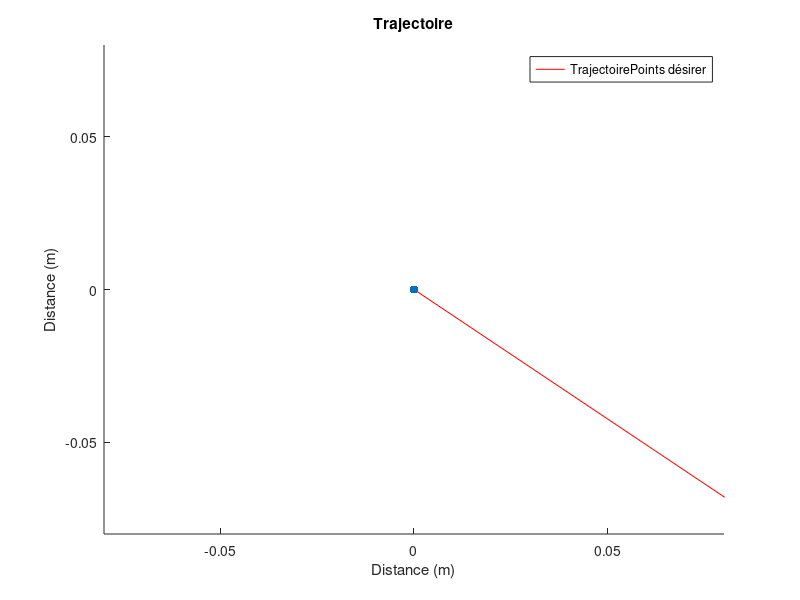

This figure's MATLAB source: (Note: this script raises an error after producing the figure.)
clc
close all
clear all

%% Information
% point 1 = (0,0)
% point 2 = (3,3)
% point 3 = (-3,3)
% point 4 = (-3,-3)
% point 5 = (3,-3)
% point 6 = (0,0)

%Variables
%Un huit en trajectoire
% OUT = [0.0/100  3.0/100   5.0/100   3.0/100  -3.0/100  -5.0/100  -3.0/100   0.0/100;
%        0.0/100  3.0/100   0.0/100  -3.0/100   3.0/100   0.0/100  -3.0/100   0.0/100]';

% OUT_Pos = [0.1375  3.0   0.1375  -3.0  -3.0  -3.0   3.0   0.1375;
%            0.1375  3.0   3.0   3.0   0.1375  -3.0  -3.0   0.1375]';

OUT = [0.0  3.0  -3.0  -3.0   3.0  3.0  -3.0   0.0;
       0.0  3.0   3.0  -3.0  -3.0  3.0   3.0   0.0]';


diviser = 1;
%Mettre en Cm
OUT = OUT./diviser;
%0.1375m milieu
%0.2750m max

Temps = linspace(1, 8, length(OUT(:,1)));
Position = (1:0.15:8);

%Pour les X
for n = 1:length(OUT(:,1))
    for nn = 1:length(OUT(:,1));
        C(nn, n) = (Temps(nn)).^(n-1);
    end
end

%Pour les Y
for n = 1:length(OUT(:,2))
    S(n,1) = OUT(n,2);
    S2(n,1) = OUT(n,1);
end

clear n nn

%Calcul de l'interpolation
A1 = pinv(C)*S;
A2 = pinv(C)*S2;

%x
H1 = A1(8).*Position.^7 + A1(7).*Position.^6 + A1(6).*Position.^5 + A1(5).*Position.^4 + A1(4).*Position.^3 + A1(3).*Position.^2 + A1(2).*Position + A1(1);
%y
H2 = A2(8).*Position.^7 + A2(7).*Position.^6 + A2(6).*Position.^5 + A2(5).*Position.^4 + A2(4).*Position.^3 + A2(3).*Position.^2 + A2(2).*Position + A2(1);

%Pour la longueur
%Finale B
Position2 = Position(2:end);
dH1 = 7*A1(8).*Position2.^6 + 6*A1(7).*Position2.^5 + 5*A1(6).*Position2.^4 + 4*A1(5).*Position2.^3 + 3*A1(4).*Position2.^2 + 2*A1(3).*Position2 + A1(2).*Position2;
dH2 = 7*A2(8).*Position2.^6 + 6*A2(7).*Position2.^5 + 5*A2(6).*Position2.^4 + 4*A2(5).*Position2.^3 + 3*A2(4).*Position2.^2 + 2*A2(3).*Position2 + A2(2).*Position2;
ans1_1 = sqrt(1+(dH1).^2);
ans1_2 = sqrt(1+(dH2).^2);
%Depart A
Position2 = Position(1:end-1);
dH1 = 7*A1(8).*Position2.^6 + 6*A1(7).*Position2.^5 + 5*A1(6).*Position2.^4 + 4*A1(5).*Position2.^3 + 3*A1(4).*Position2.^2 + 2*A1(3).*Position2 + A1(2).*Position2;
dH2 = 7*A2(8).*Position2.^6 + 6*A2(7).*Position2.^5 + 5*A2(6).*Position2.^4 + 4*A2(5).*Position2.^3 + 3*A2(4).*Position2.^2 + 2*A2(3).*Position2 + A2(2).*Position2;
ans2_1 = sqrt(1+(dH1).^2);
ans2_2 = sqrt(1+(dH2).^2);

%Les deux ensemble
Longueur1 = sum(ans1_1 - ans2_1)
Longueur2 = sum(ans1_2 - ans2_2)

Longueur = Longueur1 + Longueur2


H1 = H1(:);
H2 = H2(:);

%Ajustement pour le maximum
% H1(H1 <= -0.08) = -0.08;
% H1(H1 >=  0.08) =  0.08;
% H2(H2 <= -0.08) = -0.08;
% H2(H2 >=  0.08) =  0.08;

figure
hold on
plot(H2, H1, "red")
scatter(OUT(:,1), OUT(:,2), "blue", 'filled')
xlim([-0.08 0.08])
ylim([-0.08 0.08])
xlabel("Distance (m)")
ylabel("Distance (m)")
title("Trajectoire")
legend(["Trajectoire", "Points désirer"])

%% Save les valeurs 
Path = which("Trajectoire.m");
Path = strrep(Path, 'Trajectoire.m', 'Trajectoire.mat');
save(Path, "-mat");

%% Autre
% Si on veut juste de point vers point
% Diviser = 10;

% for n = 2:length(OUT(:,1))
%     if OUT(n,1) == OUT(n-1,1)
%         X = OUT(n,1)*ones(1, Diviser);
%     elseif OUT(n,1) < OUT(n-1,1)
%         X = linspace(OUT(n-1,1),OUT(n,1),Diviser);
%     elseif OUT(n,1) > OUT(n-1,1)
%         X = linspace(OUT(n-1,1),OUT(n,1), Diviser);
%     end
% 
%     if OUT(n,2) == OUT(n-1,2)
%         Y = OUT(n,2)*ones(1, Diviser);
%     elseif OUT(n,2) < OUT(n-1,2)
%         Y = linspace(OUT(n-1,2),OUT(n,2),Diviser);
%     elseif OUT(n,2) > OUT(n-1,2)
%         Y = linspace(OUT(n-1,2),OUT(n,1), Diviser);
%     end
% 
%     if n == 2
%         Xout = X;
%         Yout = Y;
%     else
%         Xout = [Xout X];
%         Yout = [Yout Y];
%     end
% end
% figure
% scatter(Xout, Yout)
% xlim([-4 4])
% ylim([-4 4])


disp("Hello World");
